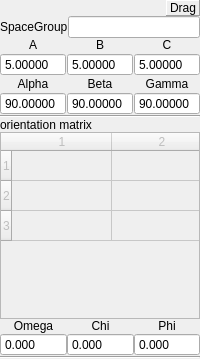
<ui version="4.0" >
 <class>Crystal</class>
 <widget class="QWidget" name="Crystal" >
  <property name="geometry" >
   <rect>
    <x>0</x>
    <y>0</y>
    <width>200</width>
    <height>359</height>
   </rect>
  </property>
  <property name="sizePolicy" >
   <sizepolicy vsizetype="Preferred" hsizetype="Preferred" >
    <horstretch>0</horstretch>
    <verstretch>0</verstretch>
   </sizepolicy>
  </property>
  <property name="minimumSize" >
   <size>
    <width>200</width>
    <height>0</height>
   </size>
  </property>
  <property name="windowTitle" >
   <string>Form</string>
  </property>
  <layout class="QGridLayout" >
   <property name="margin" >
    <number>0</number>
   </property>
   <property name="spacing" >
    <number>0</number>
   </property>
   <item row="0" column="0" colspan="3" >
    <layout class="QHBoxLayout" >
     <item>
      <widget class="ToolBar" native="1" name="toolBar" >
       <property name="sizePolicy" >
        <sizepolicy vsizetype="Preferred" hsizetype="Expanding" >
         <horstretch>0</horstretch>
         <verstretch>0</verstretch>
        </sizepolicy>
       </property>
      </widget>
     </item>
     <item>
      <widget class="QLabel" name="dragStart" >
       <property name="sizePolicy" >
        <sizepolicy vsizetype="Maximum" hsizetype="Maximum" >
         <horstretch>0</horstretch>
         <verstretch>0</verstretch>
        </sizepolicy>
       </property>
       <property name="frameShape" >
        <enum>QFrame::Panel</enum>
       </property>
       <property name="frameShadow" >
        <enum>QFrame::Raised</enum>
       </property>
       <property name="text" >
        <string>Drag</string>
       </property>
      </widget>
     </item>
    </layout>
   </item>
   <item row="1" column="0" colspan="3" >
    <layout class="QHBoxLayout" >
     <item>
      <widget class="QLabel" name="label_7" >
       <property name="text" >
        <string>SpaceGroup</string>
       </property>
       <property name="buddy" >
        <cstring>SpaceGroup</cstring>
       </property>
      </widget>
     </item>
     <item>
      <widget class="QLineEdit" name="SpaceGroup" />
     </item>
    </layout>
   </item>
   <item row="2" column="0" colspan="3" >
    <layout class="QHBoxLayout" >
     <property name="spacing" >
      <number>1</number>
     </property>
     <item>
      <layout class="QVBoxLayout" >
       <item>
        <widget class="QLabel" name="label" >
         <property name="sizePolicy" >
          <sizepolicy vsizetype="Preferred" hsizetype="Ignored" >
           <horstretch>0</horstretch>
           <verstretch>0</verstretch>
          </sizepolicy>
         </property>
         <property name="text" >
          <string>A</string>
         </property>
         <property name="alignment" >
          <set>Qt::AlignCenter</set>
         </property>
         <property name="buddy" >
          <cstring>latticeA</cstring>
         </property>
        </widget>
       </item>
       <item>
        <widget class="QDoubleSpinBox" name="latticeA" >
         <property name="buttonSymbols" >
          <enum>QAbstractSpinBox::NoButtons</enum>
         </property>
         <property name="decimals" >
          <number>5</number>
         </property>
         <property name="minimum" >
          <double>0.010000000000000</double>
         </property>
         <property name="maximum" >
          <double>45.000000000000000</double>
         </property>
         <property name="singleStep" >
          <double>0.100000000000000</double>
         </property>
         <property name="value" >
          <double>5.000000000000000</double>
         </property>
        </widget>
       </item>
       <item>
        <widget class="QLabel" name="label_6" >
         <property name="sizePolicy" >
          <sizepolicy vsizetype="Preferred" hsizetype="Ignored" >
           <horstretch>0</horstretch>
           <verstretch>0</verstretch>
          </sizepolicy>
         </property>
         <property name="text" >
          <string>Alpha</string>
         </property>
         <property name="alignment" >
          <set>Qt::AlignCenter</set>
         </property>
         <property name="buddy" >
          <cstring>latticeAlpha</cstring>
         </property>
        </widget>
       </item>
       <item>
        <widget class="QDoubleSpinBox" name="latticeAlpha" >
         <property name="buttonSymbols" >
          <enum>QAbstractSpinBox::NoButtons</enum>
         </property>
         <property name="decimals" >
          <number>5</number>
         </property>
         <property name="minimum" >
          <double>0.010000000000000</double>
         </property>
         <property name="maximum" >
          <double>179.900000000000006</double>
         </property>
         <property name="singleStep" >
          <double>0.100000000000000</double>
         </property>
         <property name="value" >
          <double>90.000000000000000</double>
         </property>
        </widget>
       </item>
      </layout>
     </item>
     <item>
      <layout class="QVBoxLayout" >
       <item>
        <widget class="QLabel" name="label_2" >
         <property name="sizePolicy" >
          <sizepolicy vsizetype="Preferred" hsizetype="Ignored" >
           <horstretch>0</horstretch>
           <verstretch>0</verstretch>
          </sizepolicy>
         </property>
         <property name="text" >
          <string>B</string>
         </property>
         <property name="alignment" >
          <set>Qt::AlignCenter</set>
         </property>
         <property name="buddy" >
          <cstring>latticeB</cstring>
         </property>
        </widget>
       </item>
       <item>
        <widget class="QDoubleSpinBox" name="latticeB" >
         <property name="buttonSymbols" >
          <enum>QAbstractSpinBox::NoButtons</enum>
         </property>
         <property name="decimals" >
          <number>5</number>
         </property>
         <property name="minimum" >
          <double>0.010000000000000</double>
         </property>
         <property name="maximum" >
          <double>45.000000000000000</double>
         </property>
         <property name="singleStep" >
          <double>0.100000000000000</double>
         </property>
         <property name="value" >
          <double>5.000000000000000</double>
         </property>
        </widget>
       </item>
       <item>
        <widget class="QLabel" name="label_4" >
         <property name="sizePolicy" >
          <sizepolicy vsizetype="Preferred" hsizetype="Ignored" >
           <horstretch>0</horstretch>
           <verstretch>0</verstretch>
          </sizepolicy>
         </property>
         <property name="text" >
          <string>Beta</string>
         </property>
         <property name="alignment" >
          <set>Qt::AlignCenter</set>
         </property>
         <property name="buddy" >
          <cstring>latticeBeta</cstring>
         </property>
        </widget>
       </item>
       <item>
        <widget class="QDoubleSpinBox" name="latticeBeta" >
         <property name="buttonSymbols" >
          <enum>QAbstractSpinBox::NoButtons</enum>
         </property>
         <property name="decimals" >
          <number>5</number>
         </property>
         <property name="minimum" >
          <double>0.010000000000000</double>
         </property>
         <property name="maximum" >
          <double>179.900000000000006</double>
         </property>
         <property name="singleStep" >
          <double>0.100000000000000</double>
         </property>
         <property name="value" >
          <double>90.000000000000000</double>
         </property>
        </widget>
       </item>
      </layout>
     </item>
     <item>
      <layout class="QVBoxLayout" >
       <item>
        <widget class="QLabel" name="label_3" >
         <property name="sizePolicy" >
          <sizepolicy vsizetype="Preferred" hsizetype="Ignored" >
           <horstretch>0</horstretch>
           <verstretch>0</verstretch>
          </sizepolicy>
         </property>
         <property name="text" >
          <string>C</string>
         </property>
         <property name="alignment" >
          <set>Qt::AlignCenter</set>
         </property>
         <property name="buddy" >
          <cstring>latticeC</cstring>
         </property>
        </widget>
       </item>
       <item>
        <widget class="QDoubleSpinBox" name="latticeC" >
         <property name="buttonSymbols" >
          <enum>QAbstractSpinBox::NoButtons</enum>
         </property>
         <property name="decimals" >
          <number>5</number>
         </property>
         <property name="minimum" >
          <double>0.010000000000000</double>
         </property>
         <property name="maximum" >
          <double>45.000000000000000</double>
         </property>
         <property name="singleStep" >
          <double>0.100000000000000</double>
         </property>
         <property name="value" >
          <double>5.000000000000000</double>
         </property>
        </widget>
       </item>
       <item>
        <widget class="QLabel" name="label_5" >
         <property name="sizePolicy" >
          <sizepolicy vsizetype="Preferred" hsizetype="Ignored" >
           <horstretch>0</horstretch>
           <verstretch>0</verstretch>
          </sizepolicy>
         </property>
         <property name="text" >
          <string>Gamma</string>
         </property>
         <property name="alignment" >
          <set>Qt::AlignCenter</set>
         </property>
         <property name="buddy" >
          <cstring>latticeGamma</cstring>
         </property>
        </widget>
       </item>
       <item>
        <widget class="QDoubleSpinBox" name="latticeGamma" >
         <property name="buttonSymbols" >
          <enum>QAbstractSpinBox::NoButtons</enum>
         </property>
         <property name="decimals" >
          <number>5</number>
         </property>
         <property name="minimum" >
          <double>0.010000000000000</double>
         </property>
         <property name="maximum" >
          <double>179.900000000000006</double>
         </property>
         <property name="singleStep" >
          <double>0.100000000000000</double>
         </property>
         <property name="value" >
          <double>90.000000000000000</double>
         </property>
        </widget>
       </item>
      </layout>
     </item>
    </layout>
   </item>
   <item row="3" column="0" colspan="3" >
    <widget class="Line" name="line_2" >
     <property name="orientation" >
      <enum>Qt::Horizontal</enum>
     </property>
    </widget>
   </item>
   <item row="4" column="0" colspan="3" >
    <widget class="QLabel" name="label_9" >
     <property name="text" >
      <string>orientation matrix</string>
     </property>
    </widget>
   </item>
   <item row="5" column="0" colspan="3" >
    <widget class="QTableWidget" name="orientationMatrix" >
     <property name="enabled" >
      <bool>false</bool>
     </property>
     <property name="verticalScrollBarPolicy" >
      <enum>Qt::ScrollBarAlwaysOff</enum>
     </property>
     <property name="horizontalScrollBarPolicy" >
      <enum>Qt::ScrollBarAlwaysOff</enum>
     </property>
     <property name="autoScroll" >
      <bool>false</bool>
     </property>
     <property name="showDropIndicator" stdset="0" >
      <bool>false</bool>
     </property>
     <property name="gridStyle" >
      <enum>Qt::SolidLine</enum>
     </property>
     <property name="rowCount" >
      <number>3</number>
     </property>
     <property name="columnCount" >
      <number>3</number>
     </property>
     <row/>
     <row/>
     <row/>
     <column/>
     <column/>
     <column/>
    </widget>
   </item>
   <item row="6" column="0" >
    <layout class="QVBoxLayout" >
     <item>
      <widget class="QLabel" name="label_8" >
       <property name="sizePolicy" >
        <sizepolicy vsizetype="Preferred" hsizetype="Ignored" >
         <horstretch>0</horstretch>
         <verstretch>0</verstretch>
        </sizepolicy>
       </property>
       <property name="text" >
        <string>Omega</string>
       </property>
       <property name="alignment" >
        <set>Qt::AlignCenter</set>
       </property>
       <property name="buddy" >
        <cstring>rotationOmega</cstring>
       </property>
      </widget>
     </item>
     <item>
      <widget class="QDoubleSpinBox" name="rotationOmega" >
       <property name="buttonSymbols" >
        <enum>QAbstractSpinBox::NoButtons</enum>
       </property>
       <property name="decimals" >
        <number>3</number>
       </property>
       <property name="minimum" >
        <double>-360.000000000000000</double>
       </property>
       <property name="maximum" >
        <double>360.000000000000000</double>
       </property>
       <property name="singleStep" >
        <double>0.100000000000000</double>
       </property>
       <property name="value" >
        <double>0.000000000000000</double>
       </property>
      </widget>
     </item>
    </layout>
   </item>
   <item row="6" column="1" >
    <layout class="QVBoxLayout" >
     <item>
      <widget class="QLabel" name="label_10" >
       <property name="sizePolicy" >
        <sizepolicy vsizetype="Preferred" hsizetype="Ignored" >
         <horstretch>0</horstretch>
         <verstretch>0</verstretch>
        </sizepolicy>
       </property>
       <property name="text" >
        <string>Chi</string>
       </property>
       <property name="alignment" >
        <set>Qt::AlignCenter</set>
       </property>
       <property name="buddy" >
        <cstring>rotationChi</cstring>
       </property>
      </widget>
     </item>
     <item>
      <widget class="QDoubleSpinBox" name="rotationChi" >
       <property name="buttonSymbols" >
        <enum>QAbstractSpinBox::NoButtons</enum>
       </property>
       <property name="decimals" >
        <number>3</number>
       </property>
       <property name="minimum" >
        <double>-360.000000000000000</double>
       </property>
       <property name="maximum" >
        <double>360.000000000000000</double>
       </property>
       <property name="singleStep" >
        <double>0.100000000000000</double>
       </property>
       <property name="value" >
        <double>0.000000000000000</double>
       </property>
      </widget>
     </item>
    </layout>
   </item>
   <item row="6" column="2" >
    <layout class="QVBoxLayout" >
     <item>
      <widget class="QLabel" name="label_12" >
       <property name="sizePolicy" >
        <sizepolicy vsizetype="Preferred" hsizetype="Ignored" >
         <horstretch>0</horstretch>
         <verstretch>0</verstretch>
        </sizepolicy>
       </property>
       <property name="text" >
        <string>Phi</string>
       </property>
       <property name="alignment" >
        <set>Qt::AlignCenter</set>
       </property>
       <property name="buddy" >
        <cstring>rotationPhi</cstring>
       </property>
      </widget>
     </item>
     <item>
      <widget class="QDoubleSpinBox" name="rotationPhi" >
       <property name="buttonSymbols" >
        <enum>QAbstractSpinBox::NoButtons</enum>
       </property>
       <property name="decimals" >
        <number>3</number>
       </property>
       <property name="minimum" >
        <double>-360.000000000000000</double>
       </property>
       <property name="maximum" >
        <double>360.000000000000000</double>
       </property>
       <property name="singleStep" >
        <double>0.100000000000000</double>
       </property>
       <property name="value" >
        <double>0.000000000000000</double>
       </property>
      </widget>
     </item>
    </layout>
   </item>
   <item row="7" column="0" colspan="3" >
    <widget class="Line" name="line" >
     <property name="orientation" >
      <enum>Qt::Horizontal</enum>
     </property>
    </widget>
   </item>
  </layout>
 </widget>
 <customwidgets>
  <customwidget>
   <class>ToolBar</class>
   <extends>QWidget</extends>
   <header>Tools.h</header>
   <container>1</container>
  </customwidget>
 </customwidgets>
 <tabstops>
  <tabstop>SpaceGroup</tabstop>
  <tabstop>latticeA</tabstop>
  <tabstop>latticeB</tabstop>
  <tabstop>latticeC</tabstop>
  <tabstop>latticeAlpha</tabstop>
  <tabstop>latticeBeta</tabstop>
  <tabstop>latticeGamma</tabstop>
  <tabstop>orientationMatrix</tabstop>
  <tabstop>rotationOmega</tabstop>
  <tabstop>rotationChi</tabstop>
  <tabstop>rotationPhi</tabstop>
 </tabstops>
 <resources/>
 <connections/>
</ui>
